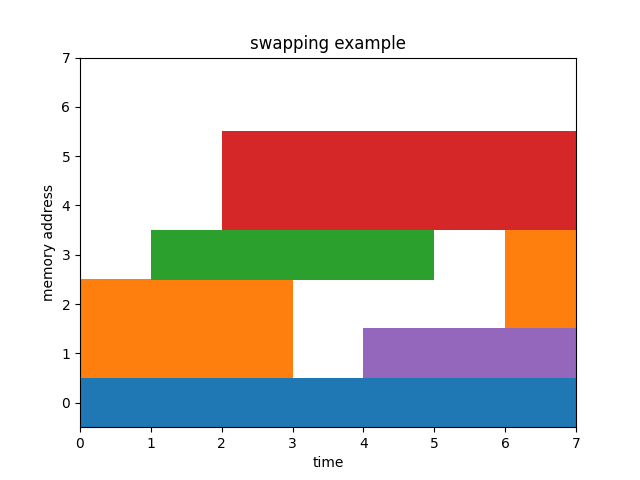

Here is the Python script that generated this plot:
import matplotlib.pyplot as plt

kwargs = {
    "linewidth": 36,
    "solid_capstyle": "butt",
}

# OS
plt.plot([0, 7], [0, 0], **kwargs)

# A
plt.plot([0, 3], [1, 1], **kwargs)
plt.plot([0, 3], [2, 2], color=plt.gca().lines[-1].get_color(), **kwargs)
plt.plot([6, 7], [2, 2], color=plt.gca().lines[-1].get_color(), **kwargs)
plt.plot([6, 7], [3, 3], color=plt.gca().lines[-1].get_color(), **kwargs)

# B
plt.plot([1, 5], [3, 3], **kwargs)

# C
plt.plot([2, 7], [4, 4], **kwargs)
plt.plot([2, 7], [5, 5], color=plt.gca().lines[-1].get_color(), **kwargs)

# D
plt.plot([4, 7], [1, 1], **kwargs)

plt.title("swapping example")
plt.xlabel("time")
plt.ylabel("memory address")
plt.xlim(0, 7)
plt.ylim(-0.5, 7)
plt.savefig("IBN_04_3.png")
